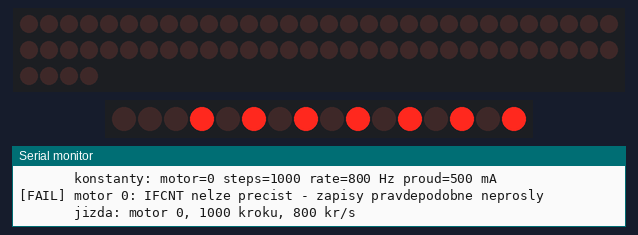
Bench run of a program on a simulated ESP32-S3. On the bench: 64 shift-register outputs drawn as a row of LEDs (first output left, lit = HIGH), 16 shift-register outputs drawn as a row of LEDs (first output left, lit = HIGH), the last lines printed to the serial monitor. Wiring (inferred from the names in the program): 8 × shift register (74HC595): data GPIO 9; shift clock GPIO 4; latch GPIO 10. Wiring (inferred from the signals the program sends): row of LEDs: on Q0, Q1, Q2, Q3, Q4, Q5, Q6, Q7, Q8, Q9, Q10, Q11, Q12, Q13, Q14, Q15, Q16, Q17, Q18, Q19, Q20, Q21, Q22, Q23, Q24, Q25, Q26, Q27, Q28, Q29, Q30, Q31, Q32, Q33, Q34, Q35, Q36, Q37, Q38, Q39, Q40, Q41, Q42, Q43, Q44, Q45, Q46, Q47, Q48, Q49, Q50, Q51, Q52, Q53, Q54, Q55, Q56, Q57, Q58, Q59, Q60, Q61, Q62, Q63.

Above: at 0.9 s.
At 2.4 s:
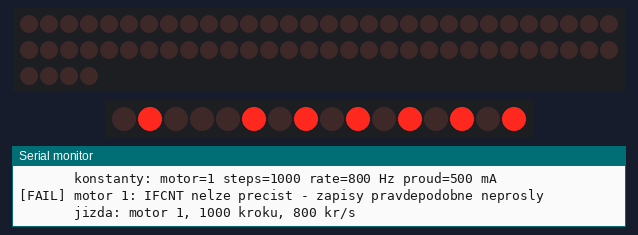
At 3.8 s:
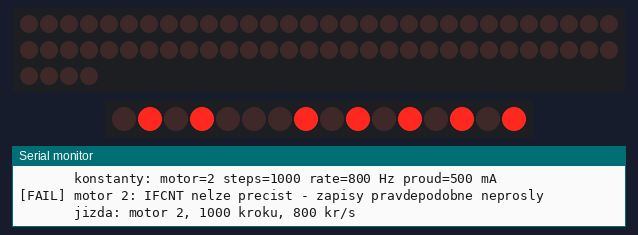
At 5.3 s:
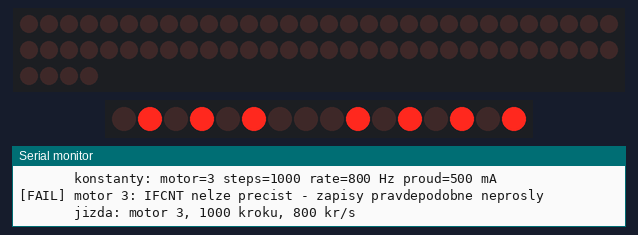
At 6.4 s:
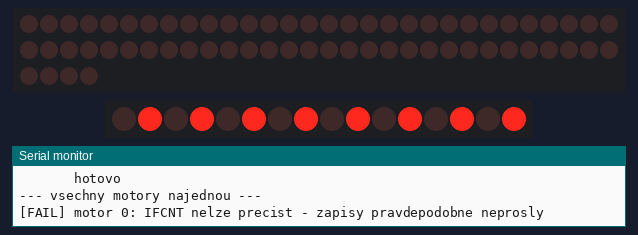
At 7.4 s:
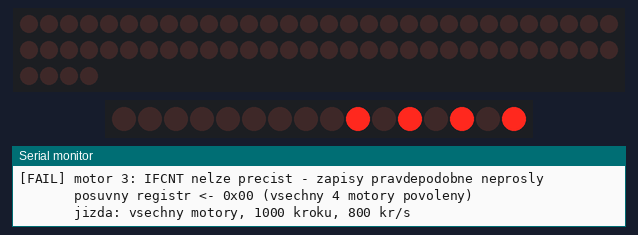
Timing chart, 0 to 10.3 s (numbered marks = the images above):
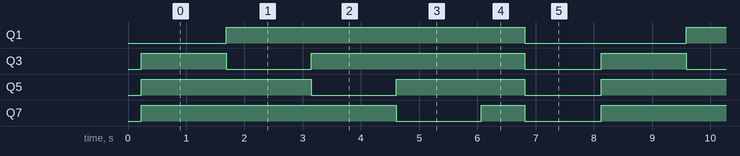

Measured:
- by itself, Q1: alternates HIGH for 5.1 s and LOW for 2.8 s
- by itself, Q3: repeats every 7.9 s: LOW 1.5 s, HIGH 3.7 s, LOW 1.3 s, HIGH 1.5 s
- by itself, Q5: repeats every 7.9 s: LOW 1.5 s, HIGH 2.2 s, LOW 1.3 s, HIGH 2.9 s
- by itself, Q7: repeats every 7.9 s: LOW 1.5 s, HIGH 0.75 s, LOW 1.3 s, HIGH 4.4 s

The program:

main.cpp
```cpp
// test_makej - neinteraktivni odvozenina T08 (testing_firmware/src/tests/t08_motor_move.cpp).
//
// Zadne prompty za behu: parametry, na ktere se t08 ptala pres tk::read_int()
// (a bral jejich fallback, kdyz operator jen stiskl Enter), jsou tady pevne
// dane konstanty. Projede postupne vsechny 4 kanaly (0-3), jeden po druhem -
// posuvny registr se pro kazdy motor prepocita a zapise primo hodnotou, misto
// sekvence sr.set_dir()/sr.set_enable().

#include <Arduino.h>

#include "testkit.h"

namespace {

// Fallbacky z tk::read_int() volani v t08_motor_move.cpp - spolecne pro
// vsechny kanaly.
constexpr uint32_t STEPS = 1000;       // "pocet kroku"
constexpr uint32_t STEP_RATE_HZ = 800;  // "kroku za sekundu"
constexpr uint16_t CURRENT_MA = 500;    // "proud pri jizde [mA RMS]"

tk::ShiftReg sr;
tk::TmcBus bus;

// Stav posuvneho registru pro dany motor: vychozi SR_ALL_DISABLED (viz
// board_pins.h) se sklopenym bitem SR_BIT_EN[motor] - povoli driver tohoto
// motoru (EN je ENN, aktivni v L), ostatni tri zustavaji zakazane, vsechny
// DIR v L.
uint8_t shift_reg_value(uint8_t motor) {
  return static_cast<uint8_t>(SR_ALL_DISABLED & ~(1u << SR_BIT_EN[motor]));
}

void step_burst(uint8_t motor, uint32_t steps, uint32_t period_us) {
  const uint32_t half = period_us / 2;
  for (uint32_t i = 0; i < steps; ++i) {
    digitalWrite(PIN_STEP[motor], HIGH);
    delayMicroseconds(half);
    digitalWrite(PIN_STEP[motor], LOW);
    delayMicroseconds(half);
  }
}

// Stejne jako step_burst(), ale pulzuje vsechny 4 STEP piny soucasne v
// jednom cyklu - pro test, kdy maji jet vsechny motory najednou.
void step_burst_all(uint32_t steps, uint32_t period_us) {
  const uint32_t half = period_us / 2;
  for (uint32_t i = 0; i < steps; ++i) {
    for (uint8_t m = 0; m < 4; ++m) digitalWrite(PIN_STEP[m], HIGH);
    delayMicroseconds(half);
    for (uint8_t m = 0; m < 4; ++m) digitalWrite(PIN_STEP[m], LOW);
    delayMicroseconds(half);
  }
}

// Zapis GCONF/IHOLD_IRUN/TPOWERDOWN/CHOPCONF pro dany motor. Zustava
// nastavene i po sr.set_enable(false) - ENN jen vypina vystupni stupen,
// registry driveru zustavaji, dokud nedojde k UVLO/resetu.
void configure_tmc(uint8_t motor) {
  // Bez tohohle zapisu pres UART jede driver na vychozi (resetovy) proud -
  // deska nema VREF potenciometr jako v zapojeni bez UART, CS se nastavuje
  // jen takhle. pdn_disable=1 (UART ma prednost pred PDN pinem),
  // mstep_reg_select=1 (mikrokrok z registru, ne z MS1/MS2 - ty tu delaji
  // adresu driveru).
  const uint8_t node = TMC_ADDR[motor];
  const uint8_t irun = tk::cs_from_ma(CURRENT_MA);
  bus.write_reg(node, tk::TMC_GCONF, (1UL << 6) | (1UL << 7));
  const uint32_t ihold = static_cast<uint32_t>(irun) / 2;
  bus.write_reg(node, tk::TMC_IHOLD_IRUN,
                ihold | (static_cast<uint32_t>(irun) << 8) | (6UL << 16));
  bus.write_reg(node, tk::TMC_TPOWERDOWN, 20);

  // CHOPCONF.MRES je v resetu 0 (256 mikrokroku na krok). mstep_reg_select
  // uz je 1 (viz GCONF vyse), takze mikrokrok bere driver z tohohle registru,
  // ne z MS1/MS2 - a step_burst() pocita s PLNYMI kroky. Bez teto opravy je
  // 400 pulzu na STEP jen 400/256 = 1,6 skutecneho kroku motoru -
  // prakticky neznatelne "nehybe se". MRES=8 -> 1 mikrokrok = 1 plny krok;
  // intpol dovoluje driveru si to interne interpolovat na hladsi chod.
  uint32_t chopconf = 0;
  bus.read_reg(node, tk::TMC_CHOPCONF, &chopconf);
  chopconf &= ~(0xFUL << 24);  // MRES pryc
  chopconf |= (8UL << 24);     // MRES=8 -> plny krok
  chopconf |= (1UL << 28);     // intpol
  bus.write_reg(node, tk::TMC_CHOPCONF, chopconf);

  uint32_t ifcnt = 0;
  if (bus.read_reg(node, tk::TMC_IFCNT, &ifcnt)) {
    tk::pass("motor %u: driver prijal zapisy, IFCNT=%lu", motor,
             static_cast<unsigned long>(ifcnt));
  } else {
    tk::fail("motor %u: IFCNT nelze precist - zapisy pravdepodobne neprosly",
             motor);
  }
}

void run_motor(uint8_t motor) {
  tk::section("motor");
  const uint8_t sr_value = shift_reg_value(motor);
  sr.write(sr_value);
  tk::info("posuvny registr <- 0x%02X (motor %u povolen, ostatni zakazane)",
           sr_value, motor);
  tk::info("konstanty: motor=%u steps=%lu rate=%lu Hz proud=%u mA", motor,
           static_cast<unsigned long>(STEPS),
           static_cast<unsigned long>(STEP_RATE_HZ), CURRENT_MA);

  configure_tmc(motor);

  const uint32_t period_us = 1000000UL / STEP_RATE_HZ;
  tk::info("jizda: motor %u, %lu kroku, %lu kr/s", motor,
           static_cast<unsigned long>(STEPS),
           static_cast<unsigned long>(STEP_RATE_HZ));
  step_burst(motor, STEPS, period_us);
  tk::info("hotovo");

  sr.write(SR_ALL_DISABLED);
}

// Posledni test: vsechny 4 motory najednou. sr_value=0x00 - vsechny EN bity
// v L (vsechny drivery povolene, ENN aktivni v L), vsechny DIR v L.
void run_all_motors() {
  tk::section("vsechny motory najednou");
  for (uint8_t motor = 0; motor < 4; ++motor) configure_tmc(motor);

  constexpr uint8_t kAllEnabled = 0x00;
  sr.write(kAllEnabled);
  tk::info("posuvny registr <- 0x%02X (vsechny 4 motory povoleny)",
           kAllEnabled);

  const uint32_t period_us = 1000000UL / STEP_RATE_HZ;
  tk::info("jizda: vsechny motory, %lu kroku, %lu kr/s",
           static_cast<unsigned long>(STEPS),
           static_cast<unsigned long>(STEP_RATE_HZ));
  step_burst_all(STEPS, period_us);
  tk::info("hotovo");

  sr.write(SR_ALL_DISABLED);
}

}  // namespace

void setup() {
  tk::console_begin();
  tk::safe_state();
  tk::reset_results();
  tk::banner("test_makej - pevne konstanty z T08, vsechny kanaly 0-3");

  while(1)
  {

  for (uint8_t i = 0; i < 4; ++i) {
    pinMode(PIN_STEP[i], OUTPUT);
    digitalWrite(PIN_STEP[i], LOW);
  }
  bus.begin(115200);
  sr.begin();

  for (uint8_t motor = 0; motor < 4; ++motor) {
    run_motor(motor);
  }
  run_all_motors();
  }

  tk::summary();
}

void loop() {}
```

board_pins.h
```cpp
// Pin mapa desky esp32stepper, odectena z netlistu (PCB/*.kicad_sch).

#pragma once

#include <stdint.h>

// --- STEP, priamo z GPIO do BOB-0..3 ---
static constexpr uint8_t PIN_STEP[4] = {4, 5, 6, 7};

// --- 74HC595 (U4), DIR + EN vsech ctyr driveru ---
static constexpr uint8_t PIN_SR_SRCLK = 8;   // U4.11
static constexpr uint8_t PIN_SR_SER   = 9;   // U4.14
static constexpr uint8_t PIN_SR_RCLK  = 10;  // U4.12
// U4.13 (~OE) je natvrdo na GND, U4.10 (~SRCLR) na +3V3.

// Bitova mapa je PROLOZENA, ne blokova. Pri MSB-first zapisu:
//   bit0->QA=dir0  bit1->QB=en0  bit2->QC=dir1  bit3->QD=en1
//   bit4->QE=dir2  bit5->QF=en2  bit6->QG=dir3  bit7->QH=en3
static constexpr uint8_t SR_BIT_DIR[4] = {0, 2, 4, 6};
static constexpr uint8_t SR_BIT_EN[4]  = {1, 3, 5, 7};
// EN na SilentStepSticku je ENN -> aktivni v L (0 = driver povolen).
static constexpr uint8_t SR_ALL_DISABLED = 0xAA;  // vsechny EN v H, DIR v L

// --- TMC2209, jednodratova UART (IO17 -> R19 1k -> sbernice, IO18 cte) ---
static constexpr uint8_t PIN_TMC_TX = 17;
static constexpr uint8_t PIN_TMC_RX = 18;
// Adresy z pull-upu R13..R16 na MS1/MS2:
static constexpr uint8_t TMC_ADDR[4] = {0, 1, 2, 3};

// --- I2C sbernice + TCA9548A (U6) ---
static constexpr uint8_t PIN_SCL = 11;
static constexpr uint8_t PIN_SDA = 12;
static constexpr uint8_t I2C_ADDR_MUX = 0x70;  // A0/A1/A2 na GND
// U6.3 (~RESET) je jen pres R11 10k na +3V3 - firmware mux neresetuje.
// Enkoder N je na kanalu N muxu (konektory encoder0..3).

// --- Koncove spinace (10k pull-up na +3V3, 10R do serie) ---
static constexpr uint8_t PIN_ENDSWITCH[4] = {13, 14, 15, 16};

// --- Debug UART na listu J5 ---
// Puvodni komentar tvrdil IO1/IO2 (NE vychozi IO43/IO44) - podle physical
// zapojeni je to ale presne obracene, J5 je zadratovany na vychozi UART0
// (TXD0=IO43, RXD0=IO44).
static constexpr uint8_t PIN_UART_DBG_TX = 43;  // U0TXD
static constexpr uint8_t PIN_UART_DBG_RX = 44;  // U0RXD

// --- Volny pin na liste J4 ---
static constexpr uint8_t PIN_SPARE = 38;

// Zadna softwarove riditelna LED na desce neni - LED1 visi na PG pinu
// LT8610 pres NPN1.
```
